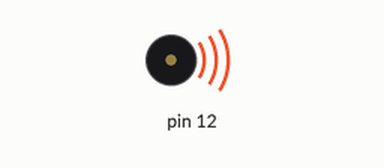
Simulated run of this sketch. Board: Arduino Uno, built with avr-gcc and run on an emulated ATmega328P. Shown: buzzer (waves = sounding).

Above: at 0.1 s.
At 3.6 s:
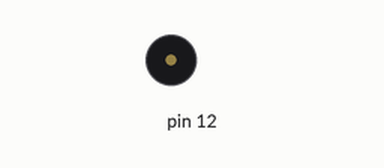
Timing chart, 0 to 5.1 s (numbered marks = the images above):
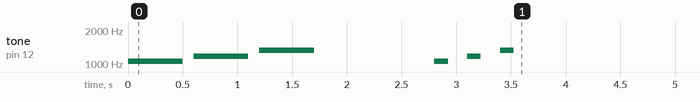

The sketch:

p.20.ino
```cpp
void setup(){
tone(12,1056,500); delay(600); //2 分音符のドを設定鳴り終わるまで待つ
tone(12,1176,500); delay(600); //2 分音符のレを設定鳴り終わるまで待つ
tone(12,1320,500); delay(600); //2 分音符のミを設定鳴り終わるまで待つ
delay(1000);
tone(12,1056,125); delay(300); //8 分音符のドを設定鳴り終わるまで待つ
tone(12,1176,125); delay(300); //8 分音符のレを設定鳴り終わるまで待つ
tone(12,1320,125); delay(300); //8 分音符のミを設定鳴り終わるまで待つ
noTone(12);
}
void loop(){
}
```
